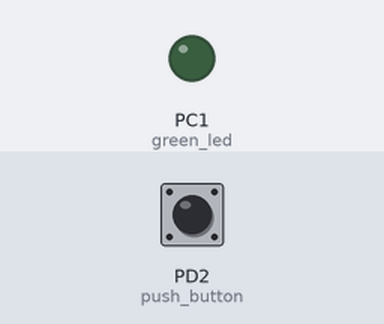
The program below on a simulated ATmega32, built with avr-gcc and emulated at 16 MHz. On the bench: output pins drawn as LEDs (lit = HIGH). Inputs (shaded band) come from the test bench; at power-on: PD2 (push_button) HIGH.

Above: at 1.2 s.
1.3 s: PD2 (push_button) pulled LOW for 0.15 s
At 2.1 s:
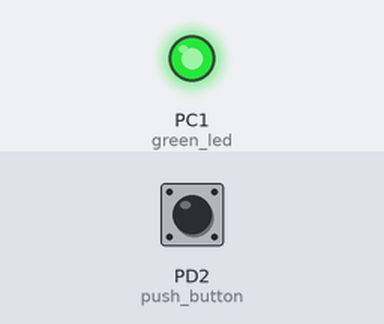
2.9 s: PD2 (push_button) pulled LOW for 1 s
At 3.3 s:
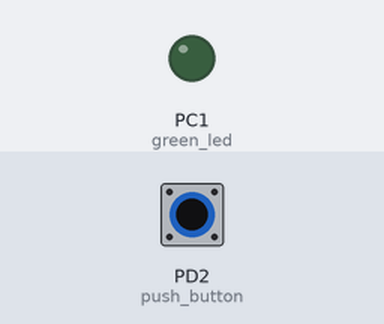
5.4 s: PD2 (push_button) pulled LOW for 3.2 s
At 6.4 s:
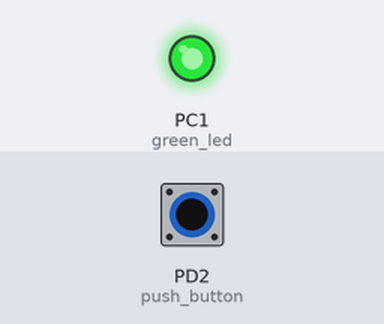
Timing chart, 0 to 8.4 s (numbered marks = the images above; inputs shaded):
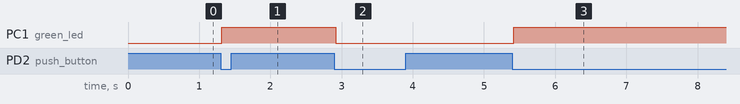

The program:

main.c
```c
/*
 * GPIO Button Input.c
 *
 * Created: 09-Jun-26 11:50:05 AM
 * Author : Ahmed
 */

/* #define F_CPU 16000000UL
#include <avr/io.h>
#include <util/delay.h>

#define push_button PD2
#define green_led PC1

int main(void)
{
    DDRD &= ~(1 << push_button);
	PORTD |= (1 << push_button);
	DDRC |= (1 << green_led);


    while (1)
    {
		if (!(PIND & (1 << push_button)))
		{
			_delay_ms(20);
			if (!(PIND & (1 << push_button)))
				PORTC |= (1 << green_led);
		}
		else
			PORTC &= ~(1 << green_led);
    }
}
*/

#define F_CPU 16000000UL
#include <avr/io.h>
#include <util/delay.h>

#define push_button PD2
#define green_led PC1


int main(void)
{
	DDRD &= ~(1 << push_button);
	PORTD |= (1 << push_button);
	DDRC |= (1 << green_led);

	uint8_t current_state = 0;
	uint8_t previous_state = 1;
	uint8_t led_state = 0;

	while (1)
	{
		if (PIND & (1 << push_button))
			current_state = 1;
		else
			current_state = 0;
		if (previous_state == 1 && current_state == 0)  // falling edge detected
		{
			_delay_ms(20);

			if (!(PIND & (1 << push_button)))
			{
				led_state ^= 1;

				if (led_state)
					PORTC |= (1 << green_led);
				else
					PORTC &= ~(1 << green_led);
			}
		}

		previous_state = current_state;
	}
}
```

Measured:
- after the input at 1.3 s, PC1 (green_led): LOW → HIGH at once
- after the input at 2.9 s, PC1 (green_led): HIGH → LOW at once
- after the input at 5.4 s, PC1 (green_led): LOW → HIGH at once
